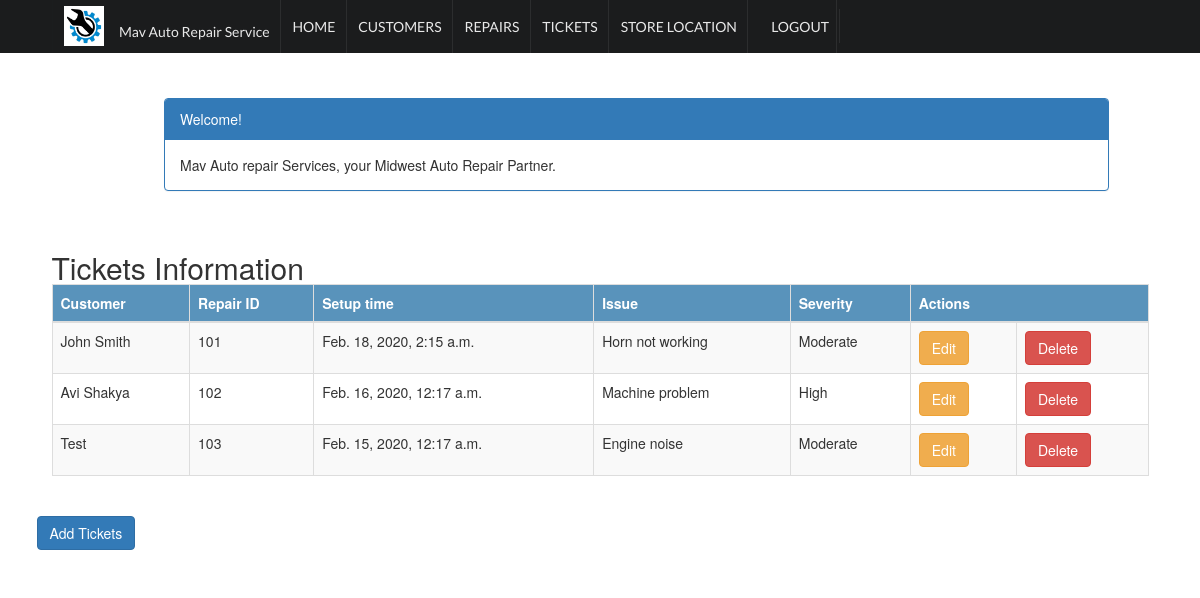
Page /ticket_list (signed in) on the committed database.
### crm/models.py (models this page shows, shortened)
class Ticket(models.Model):
    cust_name = models.ForeignKey(Customer, on_delete=models.CASCADE, related_name='tickets')
    repair_id = models.ForeignKey(Repair, on_delete=models.CASCADE, related_name='item', default='repair_id', blank=True)
    setup_time = models.DateTimeField(
        default=timezone.now)
    Issue = models.CharField(max_length=100)
    severity = models.CharField(max_length=50)
    created_date = models.DateTimeField(
        default=timezone.now)

class Customer(models.Model):
    cust_name = models.CharField(max_length=50)
    cust_number = models.IntegerField(blank=False, null=False)
    address = models.CharField(max_length=200)
    city = models.CharField(max_length=50)
    state = models.CharField(max_length=50)
    zipcode = models.CharField(max_length=10)
    phone_number = models.CharField(max_length=50)
    email = models.EmailField(max_length=100)
    created_date = models.DateTimeField(
        default=timezone.now)
    updated_date = models.DateTimeField(auto_now_add=True)
    def __str__(self):
        return str(self.cust_name)

class Repair(models.Model):
    repair_id = models.IntegerField(blank=True)
    cust_name = models.ForeignKey(Customer, on_delete=models.CASCADE, related_name='repairs')
    repair_item = models.CharField(max_length=100)
    repair_model = models.CharField(max_length=100)
    description = models.TextField()
    repair_charge = models.DecimalField(max_digits=10, decimal_places=2)
    created_date = models.DateTimeField(
        default=timezone.now)
    updated_date = models.DateTimeField(auto_now_add=True)
    def __str__(self):
        return str(self.repair_id )

### crm/views.py (the view)
# urls.py: path('ticket_list', views.ticket_list, name='ticket_list'),
@login_required
def ticket_list(request):
    ticket = Ticket.objects.filter(created_date__lte=timezone.now())
    return render(request, 'crm/ticket_list.html',
                 {'tickets': ticket})

### crm/templates/crm/ticket_list.html (shortened to what this page needs)
{% extends 'crm/base.html' %}
{% block content %}
  <html>
    <head>
  <link rel="stylesheet" href="https://maxcdn.bootstrapcdn.com/bootstrap/3.4.1/css/bootstrap.min.css">
    </head>
    <body>
<div class="ui main container">
    <div class="container">
        <div class="row">
            <div class="col-md-10 col-md-offset-1">
                <div class="panel panel-primary">
                    <div class="panel-heading">Welcome!</div>
                    <div class="panel-body">
                        Mav Auto repair Services, your Midwest Auto Repair Partner.
                    </div>
                </div>
            </div>
        </div>
    </div>
    <div class="row"></br>
        <h2 style="padding-left: 15Px">Tickets Information</h2>
    </div>
    <div>
        <table class="table table-striped table-bordered table-hover">
            <thead>
            <tr class="bg-info">
                <th>Customer</th>
                <th>Repair ID</th>
                <th>Setup time</th>
                <th>Issue</th>
                <th>Severity</th>
                <th colspan="3">Actions</th>
            </tr>
            </thead>
            <tbody>
            {% for ticket in tickets %}
                <tr>
                    <td>{{ ticket.cust_name }}</td>
                    <td>{{ ticket.repair_id }}</td>
                    <td>{{ ticket.setup_time }}</td>
                    <td>{{ ticket.Issue }}</td>
                    <td>{{ ticket.severity }}</td>
                    <td><a href="{% url 'crm:ticket_edit' pk=ticket.pk %}" class="btn btn-warning">Edit</a>
                    <td><a href="{% url 'crm:ticket_delete' pk=ticket.pk %}" onclick="return confirm('Are you sure you want to delete?')"
                           class="btn btn-danger">Delete</a>
                    </td>
                </tr>
            {% endfor %}
            </tbody>
        </table>
    </div>
     <div class="row">
             <a href="{% url 'crm:ticket_new' %}" class="row"><span
                    class="btn btn-primary">Add Tickets</span></a>
        </div>
    </div>
    </body>
    </html>
{% endblock %}

### crm/static/css/base.css (style rules this page uses)
body { margin:0; padding:0; font-family:helvetica, sans-serif; }
h1, h2, h3, h4, h5 , h6 { font-family: 'Ubuntu', sans-serif; font-weight:normal; }
a { text-decoration:none; color:#5993bb; }
table { width:100%; border-spacing:0; border-collapse: collapse; }
table th, table td { text-align:left; font-size:14px; padding:10px; margin:0; }
tbody tr:nth-child(odd) { background:#efefef; }
thead th, tbody tr.total { background:#5993bb; color:#fff; font-weight:bold; }

### crm/static/semantic/components/site.css (style rules this page uses)
html, body { height: 100%; }
html { font-size: 14px; }
body { margin: 0px; padding: 0px; overflow-x: hidden; min-width: 320px; background: #FFFFFF; font-family: 'Lato', 'Helvetica Neue', Arial, Helvetica, sans-serif; font-size: 14px; line-height: 1.4285em; color: rgba(0, 0, 0, 0.87); font-smoothing: antialiased; }
h1, h2, h3, h4, h5 { font-family: 'Lato', 'Helvetica Neue', Arial, Helvetica, sans-serif; line-height: 1.28571429em; margin: calc(2rem - 0.14285714em ) 0em 1rem; font-weight: bold; padding: 0em; }
h2 { font-size: 1.71428571rem; }
h1:last-child, h2:last-child, h3:last-child, h4:last-child, h5:last-child { margin-bottom: 0em; }
a { color: #4183C4; text-decoration: none; }

### crm/static/semantic/components/container.css (style rules this page uses)
.ui.container { display: block; max-width: 100% !important; }
@media only screen and (min-width: 1200px) { .ui.container { width: 1127px; margin-left: auto !important; margin-right: auto !important; } }

### crm/templates/crm/base.html (style rules this page uses)
body { background-color: #FFFFFF; height: auto; }
.main.container { margin-top: 7em; }

### crm/templates/crm/ticket_list.html (style rules this page uses)
body { background-color: white; }

### rows in the picture
Ticket: cust_name "John Smith", repair_id "101", setup_time "Feb. 18, 2020, 2:15 a.m.", Issue "Horn not working", severity "Moderate"
Ticket: cust_name "Avi Shakya", repair_id "102", setup_time "Feb. 16, 2020, 12:17 a.m.", Issue "Machine problem", severity "High"
Ticket: cust_name "Test", repair_id "103", setup_time "Feb. 15, 2020, 12:17 a.m.", Issue "Engine noise", severity "Moderate"
